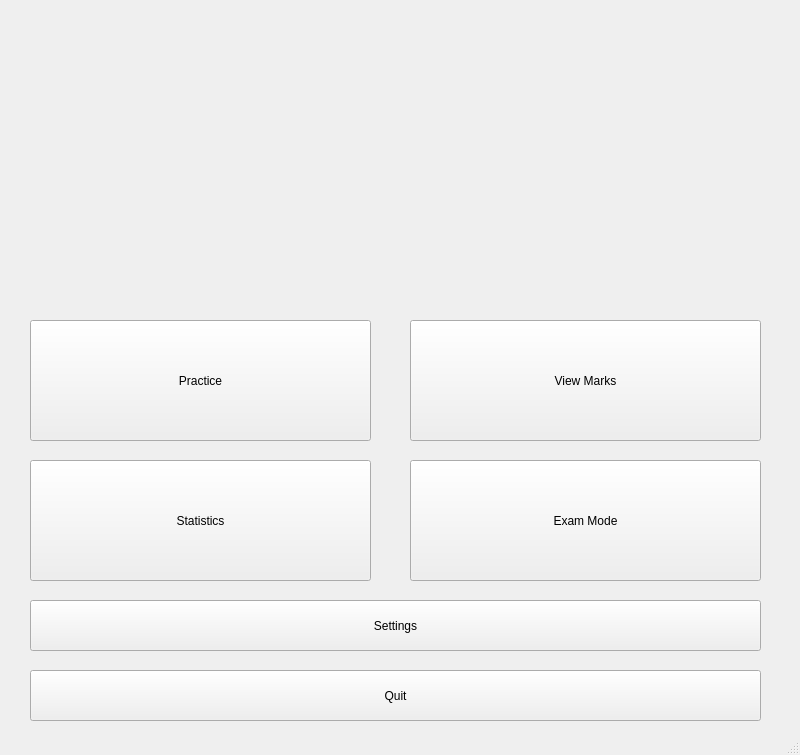
<?xml version="1.0" encoding="UTF-8"?>
<ui version="4.0">
 <class>MainWindow</class>
 <widget class="QMainWindow" name="MainWindow">
  <property name="geometry">
   <rect>
    <x>0</x>
    <y>0</y>
    <width>800</width>
    <height>755</height>
   </rect>
  </property>
  <property name="windowTitle">
   <string>MainWindow</string>
  </property>
  <widget class="QWidget" name="centralwidget">
   <widget class="QLabel" name="Logo">
    <property name="geometry">
     <rect>
      <x>30</x>
      <y>30</y>
      <width>731</width>
      <height>251</height>
     </rect>
    </property>
    <property name="text">
     <string/>
    </property>
    <property name="pixmap">
     <pixmap>logo.png</pixmap>
    </property>
    <property name="scaledContents">
     <bool>true</bool>
    </property>
   </widget>
   <widget class="QPushButton" name="PBPractice">
    <property name="geometry">
     <rect>
      <x>30</x>
      <y>320</y>
      <width>341</width>
      <height>121</height>
     </rect>
    </property>
    <property name="text">
     <string>Practice</string>
    </property>
   </widget>
   <widget class="QPushButton" name="PBViewMarks">
    <property name="geometry">
     <rect>
      <x>410</x>
      <y>320</y>
      <width>351</width>
      <height>121</height>
     </rect>
    </property>
    <property name="text">
     <string>View Marks</string>
    </property>
   </widget>
   <widget class="QPushButton" name="PBExamMode">
    <property name="geometry">
     <rect>
      <x>410</x>
      <y>460</y>
      <width>351</width>
      <height>121</height>
     </rect>
    </property>
    <property name="text">
     <string>Exam Mode</string>
    </property>
   </widget>
   <widget class="QPushButton" name="PBStatistics">
    <property name="geometry">
     <rect>
      <x>30</x>
      <y>460</y>
      <width>341</width>
      <height>121</height>
     </rect>
    </property>
    <property name="text">
     <string>Statistics</string>
    </property>
   </widget>
   <widget class="QPushButton" name="PBSettings">
    <property name="geometry">
     <rect>
      <x>30</x>
      <y>600</y>
      <width>731</width>
      <height>51</height>
     </rect>
    </property>
    <property name="text">
     <string>Settings</string>
    </property>
   </widget>
   <widget class="QPushButton" name="PBQuit">
    <property name="geometry">
     <rect>
      <x>30</x>
      <y>670</y>
      <width>731</width>
      <height>51</height>
     </rect>
    </property>
    <property name="text">
     <string>Quit</string>
    </property>
   </widget>
  </widget>
  <widget class="QStatusBar" name="statusbar"/>
 </widget>
 <resources/>
 <connections/>
</ui>
